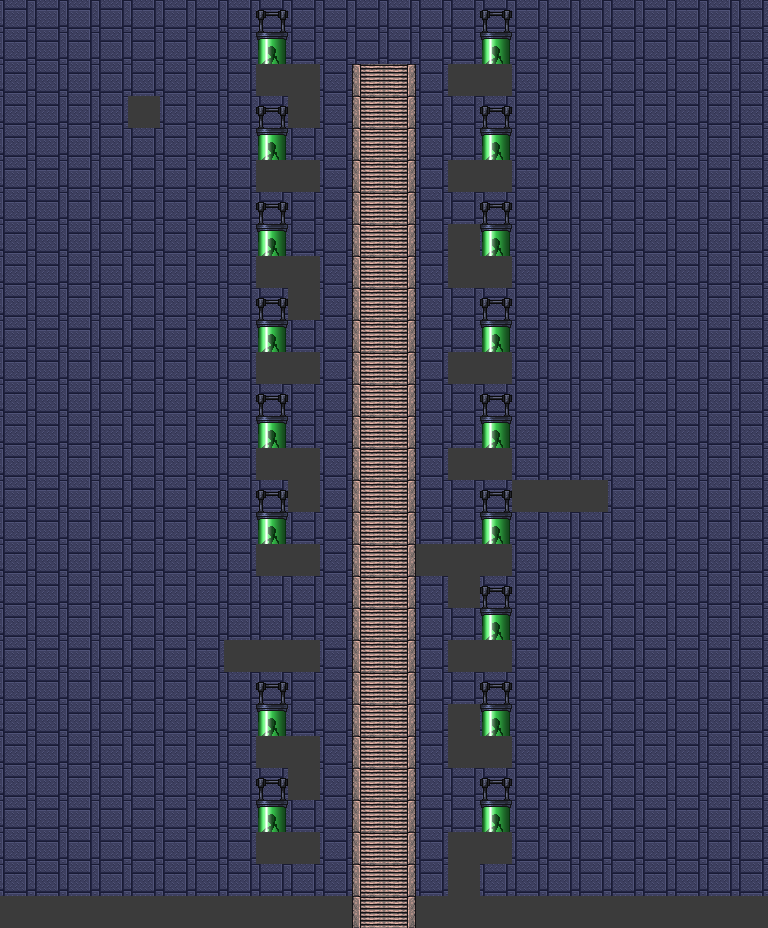

A 2D game scene composited from a Tiled map and its tileset images. What follows is a short description and the map's XML, with each tile layer's data collapsed to a summary:
An orthogonal 24x29 tile map with 32x32 px tiles, 4 tile layers (1, 2, 1, wall).

<map version="1.0" orientation="orthogonal" renderorder="right-down" width="24" height="29" tilewidth="32" tileheight="32" nextobjectid="1">
 <tileset firstgid="1" name="main" tilewidth="32" tileheight="32" tilecount="6384">
  <image source="../data/tilesets/tileset2.tiles.png" width="384" height="17024" />
 </tileset>
 <layer name="1" width="24" height="29">
  <data>[696 cells, 690 non-empty, 14 distinct tile ids]</data>
 </layer>
 <layer name="2" width="24" height="29">
  <data>[696 cells, 34 non-empty, 2 distinct tile ids]</data>
 </layer>
 <layer name="1" width="24" height="29">
  <data>[696 cells, 24 non-empty, 3 distinct tile ids]</data>
 </layer>
 <layer name="wall" width="24" height="29">
  <data>[696 cells, 72 non-empty, 1 distinct tile ids]</data>
 </layer>
</map>
